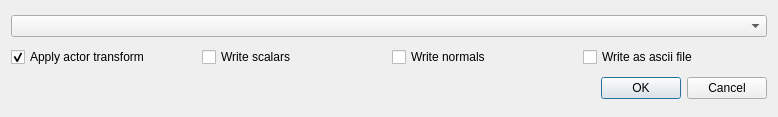
<?xml version="1.0" encoding="UTF-8"?>
<ui version="4.0">
 <class>SaveFileDlg</class>
 <widget class="QDialog" name="SaveFileDlg">
  <property name="geometry">
   <rect>
    <x>0</x>
    <y>0</y>
    <width>778</width>
    <height>117</height>
   </rect>
  </property>
  <property name="windowTitle">
   <string>Dialog</string>
  </property>
  <layout class="QVBoxLayout" name="verticalLayout">
   <item>
    <widget class="QComboBox" name="selectedObjectCB"/>
   </item>
   <item>
    <layout class="QHBoxLayout" name="horizontalLayout">
     <item>
      <widget class="QCheckBox" name="applyActorTransChk">
       <property name="text">
        <string>Apply actor transform</string>
       </property>
       <property name="checked">
        <bool>true</bool>
       </property>
      </widget>
     </item>
     <item>
      <widget class="QCheckBox" name="writeScalarsChk">
       <property name="text">
        <string>Write scalars</string>
       </property>
      </widget>
     </item>
     <item>
      <widget class="QCheckBox" name="writeNormalsChk">
       <property name="text">
        <string>Write normals</string>
       </property>
      </widget>
     </item>
     <item>
      <widget class="QCheckBox" name="writeAsAsciiChk">
       <property name="text">
        <string>Write as ascii file</string>
       </property>
      </widget>
     </item>
    </layout>
   </item>
   <item>
    <widget class="QDialogButtonBox" name="buttonBox">
     <property name="orientation">
      <enum>Qt::Horizontal</enum>
     </property>
     <property name="standardButtons">
      <set>QDialogButtonBox::Cancel|QDialogButtonBox::Ok</set>
     </property>
    </widget>
   </item>
  </layout>
 </widget>
 <resources/>
 <connections>
  <connection>
   <sender>buttonBox</sender>
   <signal>accepted()</signal>
   <receiver>SaveFileDlg</receiver>
   <slot>accept()</slot>
   <hints>
    <hint type="sourcelabel">
     <x>248</x>
     <y>254</y>
    </hint>
    <hint type="destinationlabel">
     <x>157</x>
     <y>274</y>
    </hint>
   </hints>
  </connection>
  <connection>
   <sender>buttonBox</sender>
   <signal>rejected()</signal>
   <receiver>SaveFileDlg</receiver>
   <slot>reject()</slot>
   <hints>
    <hint type="sourcelabel">
     <x>316</x>
     <y>260</y>
    </hint>
    <hint type="destinationlabel">
     <x>286</x>
     <y>274</y>
    </hint>
   </hints>
  </connection>
 </connections>
</ui>
